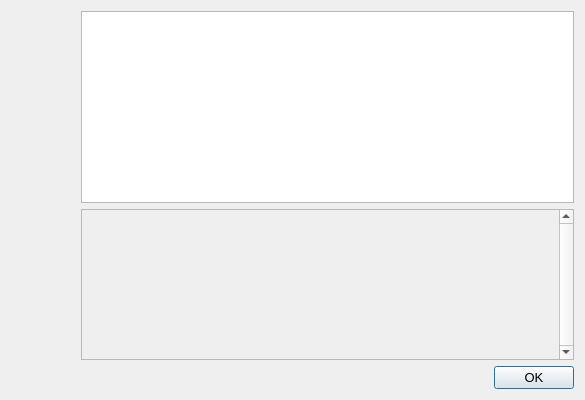
<?xml version="1.0" encoding="UTF-8"?>
<ui version="4.0">
 <class>HelpMessageDialog</class>
 <widget class="QDialog" name="HelpMessageDialog">
  <property name="geometry">
   <rect>
    <x>0</x>
    <y>0</y>
    <width>585</width>
    <height>225</height>
   </rect>
  </property>
  <property name="font">
   <font>
    <pointsize>10</pointsize>
   </font>
  </property>
  <property name="windowTitle">
   <string notr="true">PAMPA Core - Command-line options</string>
  </property>
  <layout class="QHBoxLayout" name="horizontalLayout_2">
   <item>
    <widget class="QLabel" name="graphic">
     <property name="sizePolicy">
      <sizepolicy hsizetype="Preferred" vsizetype="Ignored">
       <horstretch>0</horstretch>
       <verstretch>0</verstretch>
      </sizepolicy>
     </property>
     <property name="minimumSize">
      <size>
       <width>64</width>
       <height>378</height>
      </size>
     </property>
     <property name="pixmap">
      <pixmap>:/images/about</pixmap>
     </property>
    </widget>
   </item>
   <item>
    <layout class="QVBoxLayout" name="verticalLayout">
     <item>
      <widget class="QTextEdit" name="helpMessage">
       <property name="readOnly">
        <bool>true</bool>
       </property>
      </widget>
     </item>
     <item>
      <widget class="QScrollArea" name="scrollArea">
       <property name="verticalScrollBarPolicy">
        <enum>Qt::ScrollBarAlwaysOn</enum>
       </property>
       <property name="widgetResizable">
        <bool>true</bool>
       </property>
       <widget class="QWidget" name="scrollAreaWidgetContents">
        <property name="geometry">
         <rect>
          <x>0</x>
          <y>0</y>
          <width>479</width>
          <height>68</height>
         </rect>
        </property>
        <layout class="QVBoxLayout" name="verticalLayout_2">
         <item>
          <widget class="QLabel" name="aboutMessage">
           <property name="cursor">
            <cursorShape>IBeamCursor</cursorShape>
           </property>
           <property name="textFormat">
            <enum>Qt::PlainText</enum>
           </property>
           <property name="alignment">
            <set>Qt::AlignLeading|Qt::AlignLeft|Qt::AlignTop</set>
           </property>
           <property name="openExternalLinks">
            <bool>true</bool>
           </property>
           <property name="textInteractionFlags">
            <set>Qt::LinksAccessibleByMouse|Qt::TextSelectableByKeyboard|Qt::TextSelectableByMouse</set>
           </property>
          </widget>
         </item>
        </layout>
       </widget>
      </widget>
     </item>
     <item>
      <widget class="QDialogButtonBox" name="okButton">
       <property name="orientation">
        <enum>Qt::Horizontal</enum>
       </property>
       <property name="standardButtons">
        <set>QDialogButtonBox::Ok</set>
       </property>
      </widget>
     </item>
    </layout>
   </item>
  </layout>
 </widget>
 <resources/>
 <connections>
  <connection>
   <sender>okButton</sender>
   <signal>accepted()</signal>
   <receiver>HelpMessageDialog</receiver>
   <slot>accept()</slot>
   <hints>
    <hint type="sourcelabel">
     <x>20</x>
     <y>20</y>
    </hint>
    <hint type="destinationlabel">
     <x>20</x>
     <y>20</y>
    </hint>
   </hints>
  </connection>
  <connection>
   <sender>okButton</sender>
   <signal>rejected()</signal>
   <receiver>HelpMessageDialog</receiver>
   <slot>reject()</slot>
   <hints>
    <hint type="sourcelabel">
     <x>20</x>
     <y>20</y>
    </hint>
    <hint type="destinationlabel">
     <x>20</x>
     <y>20</y>
    </hint>
   </hints>
  </connection>
 </connections>
</ui>
